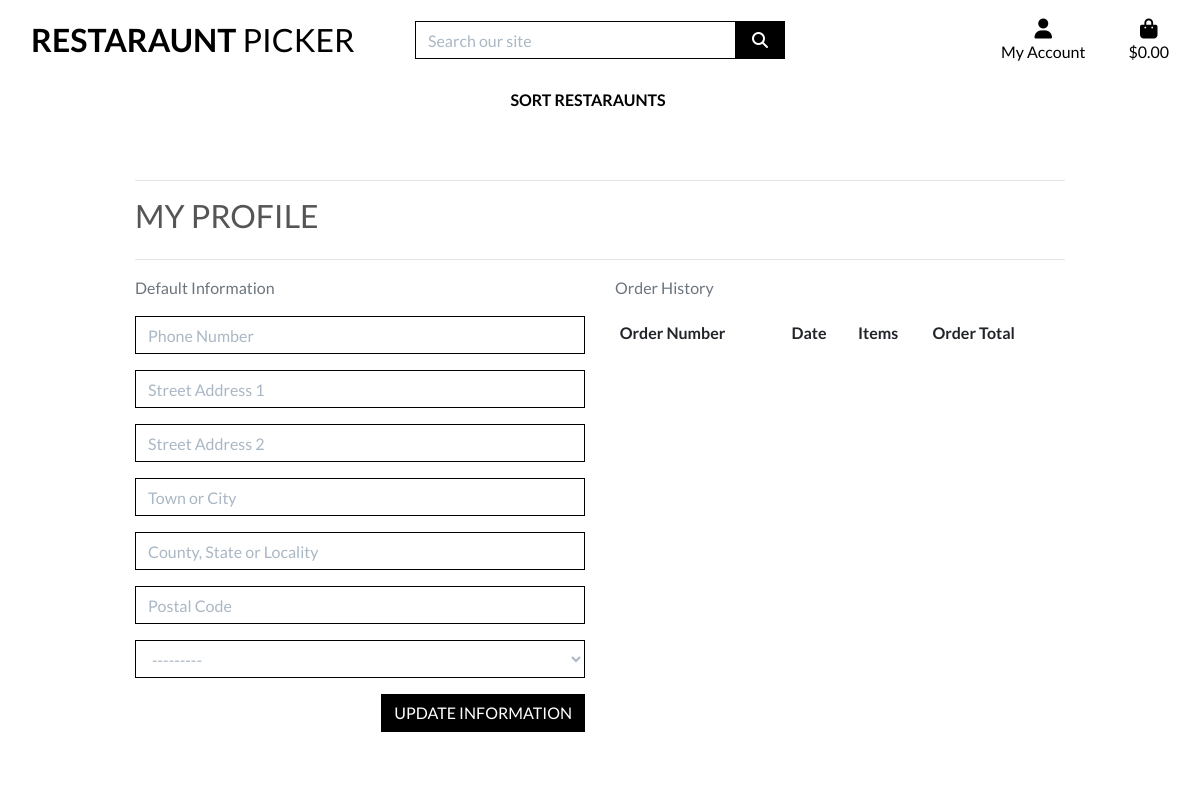
Page /profile/ (signed in) on the earlier database version.
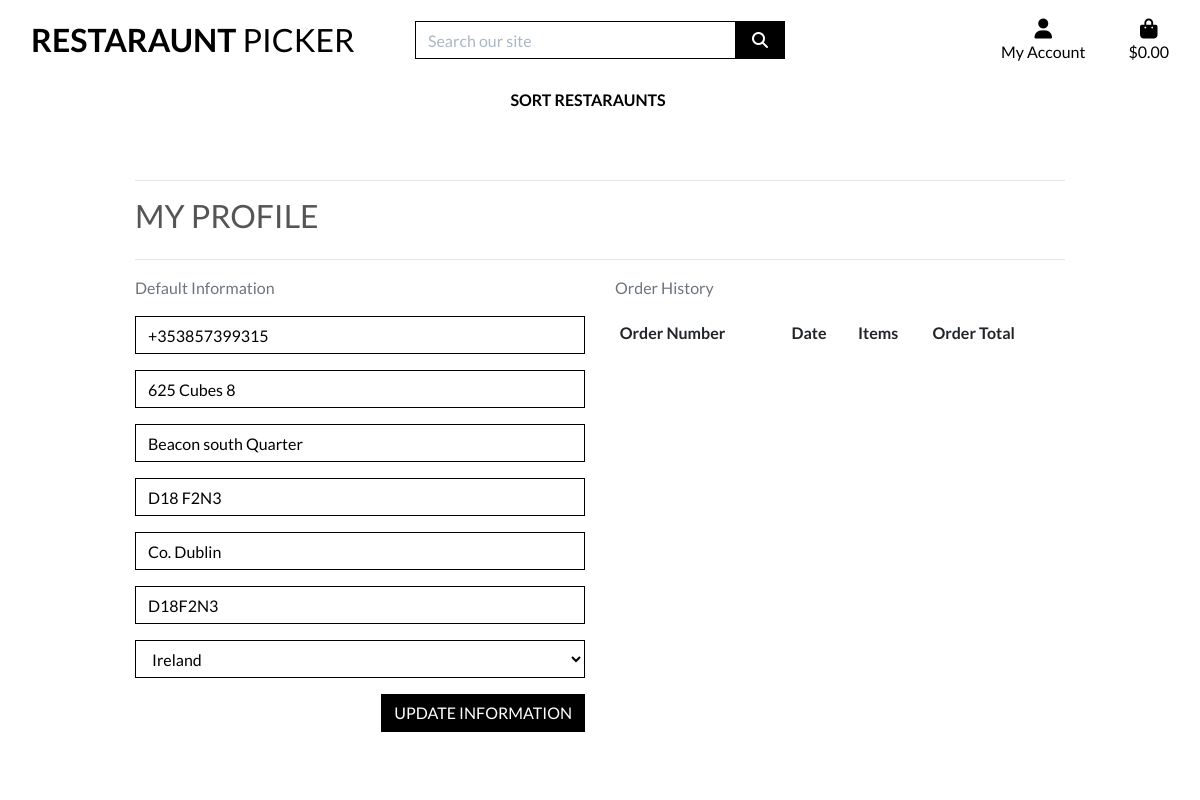
Same page on the later database version.
### profiles/models.py (models this page shows, shortened)
class UserProfile(models.Model):
    user = models.OneToOneField(User, on_delete=models.CASCADE)
    default_phone_number = models.CharField(max_length=20, null=True, blank=True)
    default_street_address1 = models.CharField(max_length=80, null=True, blank=True)
    default_street_address2 = models.CharField(max_length=80, null=True, blank=True)
    default_town_or_city = models.CharField(max_length=40, null=True, blank=True)
    default_county = models.CharField(max_length=80, null=True, blank=True)
    default_postcode = models.CharField(max_length=20, null=True, blank=True)
    default_country = CountryField(blank_label='Country', null=True, blank=True)

### profiles/views.py (the view)
# urls.py: path('', views.profile, name='profile'),
def profile(request):
    profile = get_object_or_404(UserProfile, user=request.user)
    if request.method == 'POST':
        form = UserProfileForm(request.POST, instance=profile)
        if form.is_valid():
            form.save()
            messages.success(request, 'Profile updated successfully')
    form = UserProfileForm(instance=profile)
    orders = profile.orders.all()
    template = 'profiles/profile.html'
    context = {
        'form': form,
        'orders': orders,
        'on_profile_page': True
    }
    return render(request, template, context)

### profiles/forms.py
class UserProfileForm(forms.ModelForm):
    class Meta:
        model = UserProfile
        exclude = ('user',)
    def __init__(self, *args, **kwargs):
        super().__init__(*args, **kwargs)
        placeholders = {
            'default_phone_number': 'Phone Number',
            'default_postcode': 'Postal Code',
            'default_town_or_city': 'Town or City',
            'default_street_address1': 'Street Address 1',
            'default_street_address2': 'Street Address 2',
            'default_county': 'County, State or Locality',
        }
        self.fields['default_phone_number'].widget.attrs['autofocus'] = True
        for field in self.fields:
            if field != 'default_country':
                if self.fields[field].required:
                    placeholder = f'{placeholders[field]} *'
                else:
                    placeholder = placeholders[field]
                self.fields[field].widget.attrs['placeholder'] = placeholder
            self.fields[field].widget.attrs['class'] = 'border-black rounded-0 profile-form-input'
            self.fields[field].label = False

### bag/contexts.py (called while the page is built, shortened)
def bag_contents(request):
    bag_items = []
    total = 0
    restaraunt_count = 0
    bag = request.session.get('bag', {})
    grand_total = total
    context = {
        'bag_items': bag_items,
        'total': total,
        'restaraunt_count': restaraunt_count,
        'grand_total': grand_total,
    }
    return context

### profiles/templates/profiles/profile.html (shortened to what this page needs)
{% extends "base.html" %}
{% load static %}
{% block extra_css %}
<link rel="stylesheet" href="{% static 'profiles/css/profile.css' %}">
{% endblock %}
{% block page_header %}
<div class="container header-container">
</div>
{% endblock %}
{% block content %}
<div class="overlay"></div>
<div class="container">
    <div class="row">
        <div class="col">
            <hr>
            <h2 class="logo-font mb-4">My Profile</h2>
            <hr>
        </div>
    </div>
    <div class="row">
        <div class="col-12 col-lg-6">
            <p class="text-muted">Default Information</p>
            <form class="mt-3" action="{% url 'profile' %}" method="POST" id="profile-update-form">
                {{ form|crispy }}
                <button class="btn btn-black rounded-0 text-uppercase float-right">Update Information</button>
            </form>
        </div>
        <div class="col-12 col-lg-6">
            <p class="text-muted">Order History</p>
            <div class="order-history table-responsive">
                <table class="table table-sm table-borderless">
                    <thead>
                        <tr>
                            <th>Order Number</th>
                            <th>Date</th>
                            <th>Items</th>
                            <th>Order Total</th>
                        </tr>
                    </thead>
                </table>
            </div>
        </div>
    </div>
    {% endblock %}

### templates/base.html (shortened to what this page needs)
{% load static %}
<!doctype html>
<html lang="en">
<head>
    {% block corecss %}
    <link rel="stylesheet" href="https://stackpath.bootstrapcdn.com/bootstrap/4.4.1/css/bootstrap.min.css"
>
    <link rel="stylesheet" href="{% static  'css/base.css' %}">
    {% endblock %}
    {% block extra_css %}
    {% endblock %}
</head>
<body>
    <header class="container-fluid fixed-top">
        <div id="topnav" class="row bg-white pt-lg-2 d-none d-lg-flex">
            <div class="col-12 col-lg-4 my-auto py-1 py-lg-0 text-center text-lg-left">
                <a href="{% url 'home' %}" class="nav-link main-logo-link">
                    <h2 class="logo-font text-black my-0"><strong>Restaraunt</strong> Picker</h2>
                </a>
            </div>
            <div class="col-12 col-lg-4 my-auto py-1 py-lg-0">
                <form method="GET" action="{% url 'restaraunts' %}">
                    <div class="input-group w-100">
                        <input class="form-control border border-black rounded-0" type="text" name="q"
                            placeholder="Search our site">
                        <div class="input-group-append">
                            <button class="form-control btn btn-black border border-black rounded-0" type="submit">
                                <span class="icon">
                                    <i class="fas fa-search"></i>
                                </span>
                            </button>
                        </div>
                    </div>
                </form>
            </div>
            <div class="col-12 col-lg-4 my-auto py-1 py-lg-0">
                <ul class="list-inline list-unstyled text-center text-lg-right my-0">
                    <li class="list-inline-item dropdown">
                        <a class="text-black nav-link" href="#" id="user-options" data-toggle="dropdown"
                            aria-haspopup="true" aria-expanded="false">
                            <div class="text-center">
                                <div><i class="fas fa-user fa-lg"></i></div>
                                <p class="my-0">My Account</p>
                            </div>
                        </a>
                    </li>
                    <li class="list-inline-item">
                        <a class="{% if grand_total %}text-info font-weight-bold{% else %}text-black{% endif %} nav-link"
                            href="{% url 'view_bag' %}">
                            <div class="text-center">
                                <div><i class="fas fa-shopping-bag fa-lg"></i></div>
                                <p class="my-0">
                                    {% if grand_total %}
                                    ${{ grand_total|floatformat:2 }}
                                    {% else %}
                                    $0.00
                                    {% endif %}
                                </p>
                            </div>
                        </a>
                    </li>
                </ul>
            </div>
        </div>
        <div class="row bg-white">
            <nav class="navbar navbar-expand-lg navbar-light w-100">
                {% include 'includes/main-nav.html' %}
            </nav>
        </div>
    </header>
    {% block page_header %}
    {% endblock %}
    {% block content %}
    {% endblock %}
</body>
</html>

### templates/includes/main-nav.html (shortened to what this page needs)
<div class="collapse navbar-collapse" id="main-nav">
    <ul class="navbar-nav w-auto mx-auto">
        <li class="nav-item dropdown">
            <a class="logo-font font-weight-bold nav-link text-black mr-5" href="#" id="all-restaraunts-link"
                data-toggle="dropdown" aria-haspopup="true" aria-expanded="false">
                Sort Restaraunts
            </a>
        </li>
    </ul>
</div>

### static/css/base.css (style rules this page uses)
html { height: 100%; }
body { background: url('/media/restaraunt.jpg') no-repeat center center fixed; background-size: cover; height: calc(100vh - 164px); color: #555; font-family: 'Lato'; }
.icon { align-items: center; display: inline-flex; justify-content: center; height: 1.5rem; width: 1.5rem; }
.logo-font { text-transform: uppercase; }
.main-logo-link { width: fit-content; }
.btn-black { background: black; color: white; }
.text-black { color: #000 !important; }
.border-black { border: 1px solid black !important; }
.overlay { height: 100%; width: 100%; top: 0; left: 0; position: fixed; background: white; z-index: -1; }
input[name='q']::placeholder { color: #aab7c4; }
@media (min-width: 1200px) { .container { max-width: 80%; } }
@media (min-width: 992px) { .header-container { padding-top: 164px; } }

### profiles/static/profiles/css/profile.css (style rules this page uses)
.order-history { max-height: 416px; overflow-y: auto; }
#profile-update-form .form-control { color: #000; }
#profile-update-form input::placeholder { color: #aab7c4; }
#id_default_country, #id_default_country option:not(:first-child) { color: #000; }

Differences in the rows shown:
changed UserProfile: default_phone_number (not shown) → "+353857399315"; default_street_address1 (not shown) → "625 Cubes 8"; default_street_address2 (not shown) → "Beacon south Quarter"; default_town_or_city (not shown) → "D18 F2N3"; default_county (not shown) → "Co. Dublin"; default_postcode (not shown) → "D18F2N3"; default_country "---------" → "Ireland"
